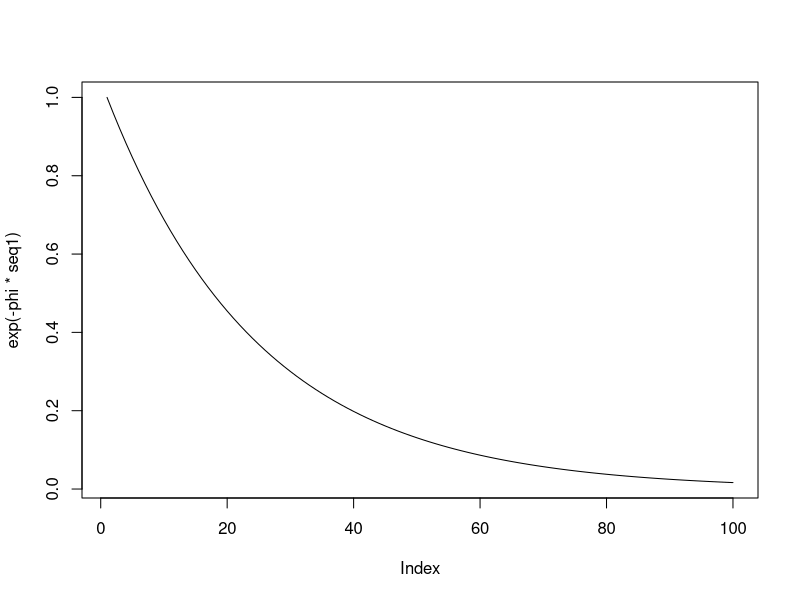
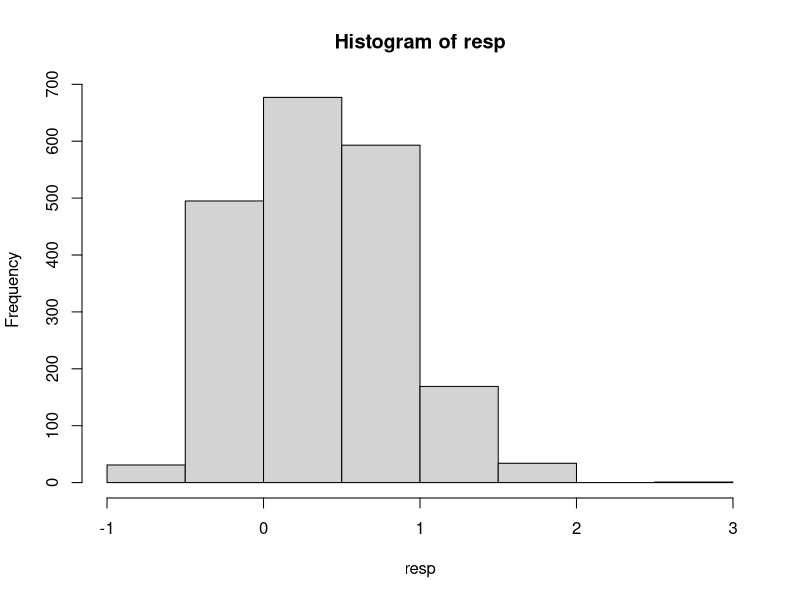
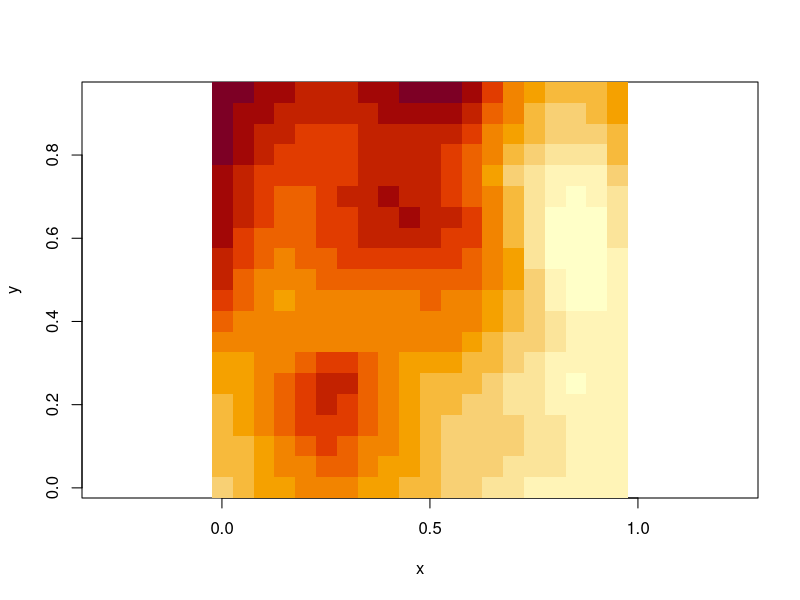
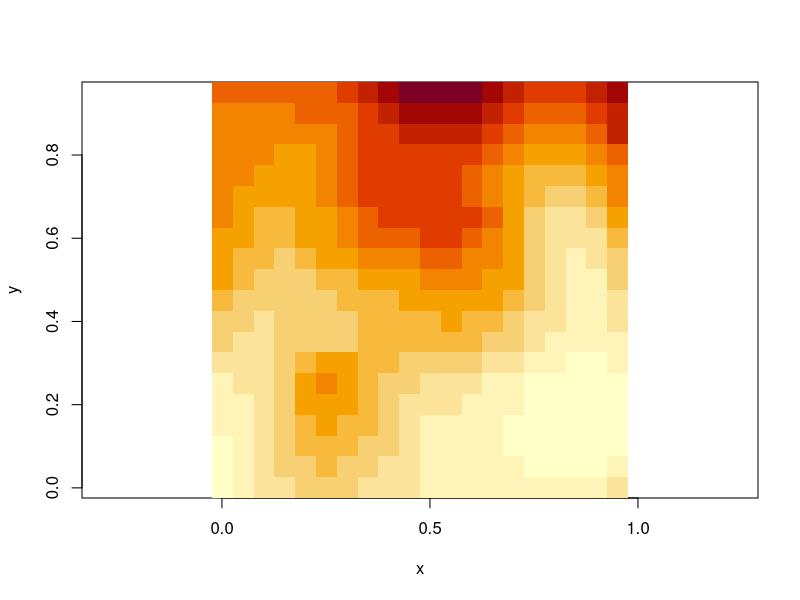

Source code (R) for these figures, in order: (Note: this script raises an error after producing the figures.)
rm(list=ls())
library('ggplot2')
library('mvtnorm')
set.seed(3)

#settings
nloc=2000
coord=data.frame(x=runif(nloc),
                 y=runif(nloc))
dist1=as.matrix(dist(coord))

#make spatial pattern for covariates
x1=coord$x*coord$y; x1=(x1-mean(x1))/sd(x1)
x2=coord$x/coord$y; x2=(x2-mean(x2))/sd(x2)
xmat=cbind(1,x1,x2)
cor(x1,x2)

# tmp=data.frame(x=coord$x,y=coord$y,res=x2)
# tmp.loess <- loess (res ~ x * y, data=tmp,
#                     degree = 2, span = 0.2)
# x <- seq (min (tmp$x), max (tmp$x), .05)
# y <- seq (min (tmp$y), max (tmp$y), .05)
# interpolated <- predict (tmp.loess, expand.grid (x = x, y = y))
# image (x= x, y= y, z = interpolated, asp = 1)

#parameters
phi=3
seq1=seq(from=0,to=max(dist1),length.out=100); plot(exp(-phi*seq1),type='l')
sig2=0.3
betas=c(0.5,0.3,0.1)

#simulate data
Mtilde=exp(-phi*dist1)
media=xmat%*%betas
resp=rmvnorm(1,media,sig2*Mtilde)

hist(resp)

#look at spatial distribution
err=t(resp)-media
tmp=data.frame(x=coord[,1],
               y=coord[,2],
               err=err,
               resp=t(resp))
range(tmp$err)
# plot(y~x,data=tmp)

#look at errors
tmp.loess <- loess (err ~ x * y, data=tmp, 
                     degree = 2, span = 0.2)
x <- seq (min (tmp$x), max (tmp$x), .05)
y <- seq (min (tmp$y), max (tmp$y), .05)
interpolated <- predict (tmp.loess, expand.grid (x = x, y = y))
image (x= x, y= y, z = interpolated, asp = 1)

#look at response
tmp.loess <- loess (resp ~ x * y, data=tmp, 
                    degree = 2, span = 0.2)
x <- seq (min (tmp$x), max (tmp$x), .05)
y <- seq (min (tmp$y), max (tmp$y), .05)
interpolated <- predict (tmp.loess, expand.grid (x = x, y = y))
image (x= x, y= y, z = interpolated, asp = 1)

#export info
fim=data.frame(x=coord$x,
               y=coord$y,
               cov1=xmat[,'x1'],
               cov2=xmat[,'x2'],
               resp=t(resp))
setwd('U:\\GIT_models\\NNGP\\simulat')
write.csv(fim[order(fim$x),],'1 sim data.csv',row.names=F)